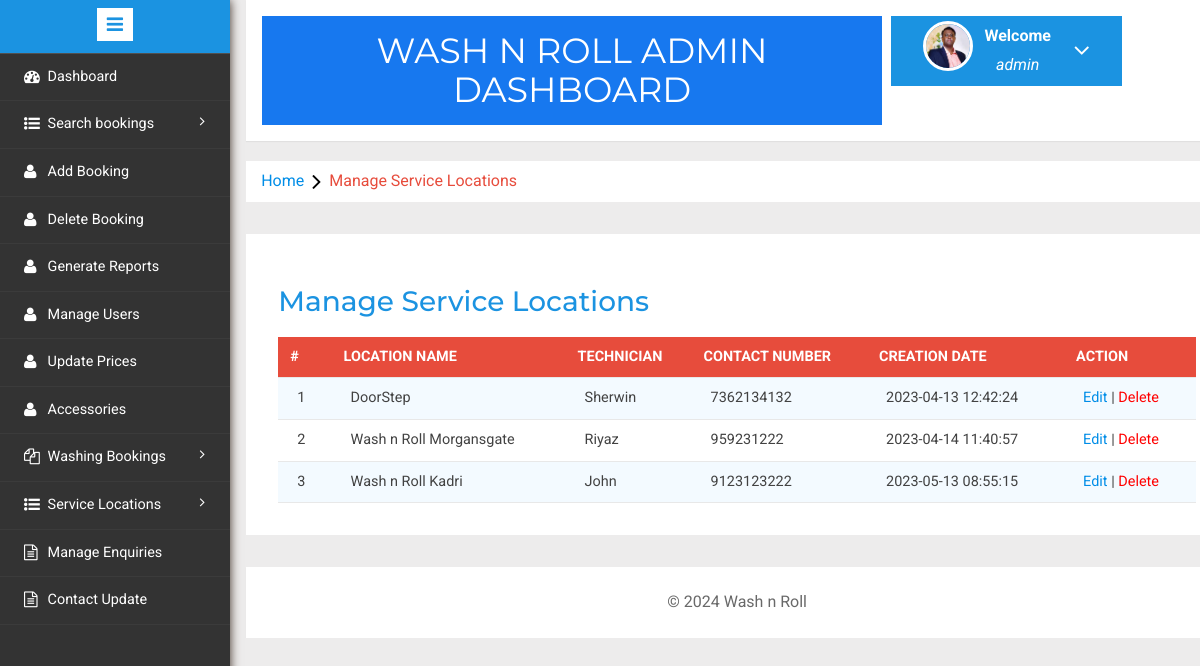
Page /admin/managecar-washingpoints.php (signed in) on the committed database.
### tables this page shows
CREATE TABLE `tblwashingpoints` (
  `id` int(11) NOT NULL,
  `washingPointName` varchar(255) DEFAULT NULL,
  `washingPointAddress` varchar(255) DEFAULT NULL,
  `contactNumber` bigint(20) DEFAULT NULL,
  `creationDate` timestamp NOT NULL DEFAULT current_timestamp()
);

### admin/managecar-washingpoints.php (the view, shortened to what this page needs)
<?php
include('includes/config.php');
if(strlen($_SESSION['alogin'])==0)
	{
header('location:index.php');
}
else{
	?>
<!DOCTYPE HTML>
<html>
<head>
<link href="css/bootstrap.min.css" rel='stylesheet' type='text/css' />
<link href="css/style.css" rel='stylesheet' type='text/css' />
<link rel="stylesheet" href="css/morris.css" type="text/css"/>
<link href="css/font-awesome.css" rel="stylesheet">
<link rel="stylesheet" type="text/css" href="css/table-style.css" />
<link rel="stylesheet" type="text/css" href="css/basictable.css" />
<link rel="stylesheet" href="css/icon-font.min.css" type='text/css' />
</head>
<body>
   <div class="page-container">
<div class="left-content">
	   <div class="mother-grid-inner">
				<?php include('includes/header.php');?>
				</div>
<ol class="breadcrumb">
                <li class="breadcrumb-item"><a href="dashboard.php">Home</a><i class="fa fa-angle-right"></i>Manage Service Locations</li>
            </ol>
<div class="agile-grids">
				<div class="agile-tables">
					<div class="w3l-table-info">
					  <h2>Manage Service Locations</h2>
					    <table id="table">
						<thead>
						  <tr>
						  <th>#</th>
							<th >Location Name </th>
							<th>Technician</th>
							<th>Contact Number</th>
							<th>Creation Date</th>
							<th>Action</th>
						  </tr>
						</thead>
						<tbody>
<?php $sql = "SELECT * from tblwashingpoints";
$query = $dbh -> prepare($sql);
$query->execute();
$results=$query->fetchAll(PDO::FETCH_OBJ);
$cnt=1;
if($query->rowCount() > 0)
{
foreach($results as $result)
{				?>
						  <tr>
							<td><?php echo htmlentities($cnt);?></td>
							<td><?php echo htmlentities($result->washingPointName);?></td>
							<td><?php echo htmlentities($result->washingPointAddress);?></td>
							<td><?php echo htmlentities($result->contactNumber);?></td>
							<td><?php echo htmlentities($result->creationDate);?></td>
							<td>
								<a href="editcar-washpoint.php?wpid=<?php echo htmlentities($result->id);?>">Edit</a> | <a href="managecar-washingpoints.php?rid=<?php echo htmlentities($result->id);?>" style="color:red;" onClick="return confirm('Do you really want to delete?');">Delete</a></td>
						  </tr>
						 <?php $cnt=$cnt+1;} }?>
						</tbody>
					  </table>
					</div>
			</div>
<?php include('includes/footer.php');?>
</div>
</div>
						<?php include('includes/sidebarmenu.php');?>
							</div>
</body>
</html>
<?php } ?>

### admin/css/table-style.css (style rules this page uses)
table { background: white; border-collapse: collapse; margin: 1.25em 0 0; width: 100%; }
table tr, table th, table td { border: none; border-bottom: 1px solid #e8e8e8; font-size: .95em; }
table th, table td { padding: 10px 12px; text-align: left; }
table th { background: #e74c3c; color: #fff; text-transform: uppercase; }
table tr td { background: #f3faff; color: #424242; }
table tr:nth-of-type(2n+2) td { background: #ffffff; }
table { width: 100%; }

### rows in the picture
tblwashingpoints: washingPointName "DoorStep", washingPointAddress "Sherwin", contactNumber "7362134132", creationDate "2023-04-13 12:42:24"
tblwashingpoints: washingPointName "Wash n Roll Morgansgate", washingPointAddress "Riyaz", contactNumber "959231222", creationDate "2023-04-14 11:40:57"
tblwashingpoints: washingPointName "Wash n Roll Kadri", washingPointAddress "John", contactNumber "9123123222", creationDate "2023-05-13 08:55:15"

### other values in the picture
$_SESSION['alogin'] "admin"
